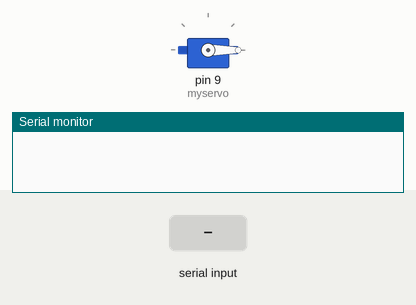
This sketch was run on a simulated Arduino Uno, built with avr-gcc and run on an emulated ATmega328P. Parts: servo, the last lines printed to the serial monitor. Inputs (shaded band) come from the test bench.

Above: at 1.2 s.
1.3 s: "90,45,200\n" received over Serial
At 3.0 s:
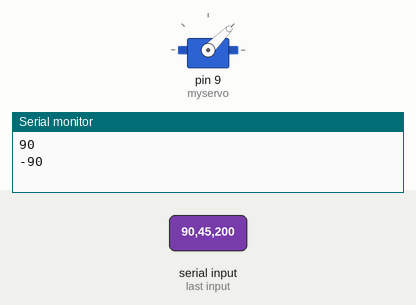
3.8 s: "30,150,10\n" received over Serial
At 6.0 s:
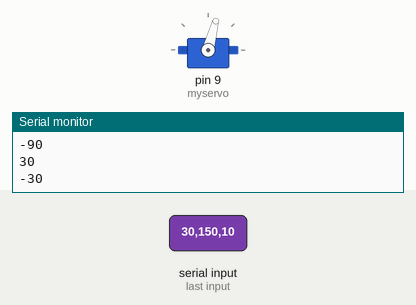
6.3 s: "5\n" received over Serial
At 7.7 s:
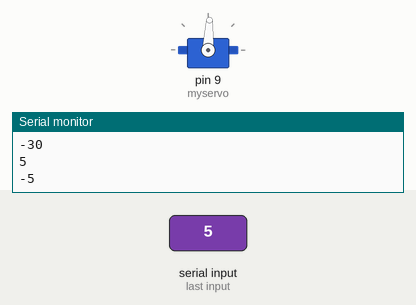
8.8 s: "90,45\n" received over Serial
At 11.0 s:
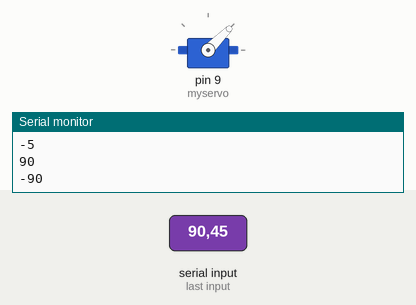
11.3 s: "30,150\n" received over Serial
At 13.0 s:
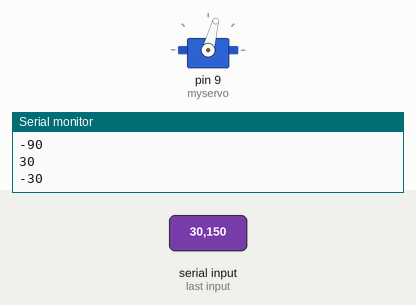
Timing chart, 0 to 14.5 s (numbered marks = the images above; inputs shaded):
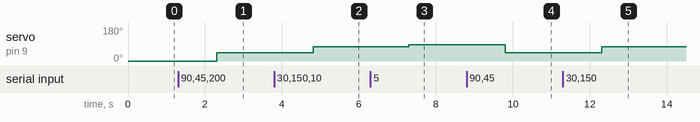

The sketch:

sketch_apr13b.ino
```cpp
#include <Servo.h>

Servo myservo;
String input;
int degree;
String serialInput = "";
int serialDegree = 0;

int potpin = 0;
int val;

int steps = 1;

void setup() {
  myservo.attach(9,1000,2000);
  Serial.begin(9600);
  degree = 0;
  input = "";
}

void loop() {
if(Serial.available() > 0){
    serialInput = Serial.readString();
    Serial.println(serialInput.toInt());
    serialDegree = (180 - serialInput.toInt())/2;
    Serial.println(serialInput.toInt()* (-1));
  }
  myservo.write(serialDegree);
}
```

Measured:
- after the input at 1.3 s, servo on pin 9 (myservo): 0° → 45° after 1.0 s
- after the input at 3.8 s, servo on pin 9 (myservo): 45° → 75° after 1.0 s
- after the input at 6.3 s, servo on pin 9 (myservo): 75° → 87° after 1.0 s
- after the input at 8.8 s, servo on pin 9 (myservo): 87° → 45° after 1.0 s
- after the input at 11.3 s, servo on pin 9 (myservo): 45° → 75° after 1.0 s
